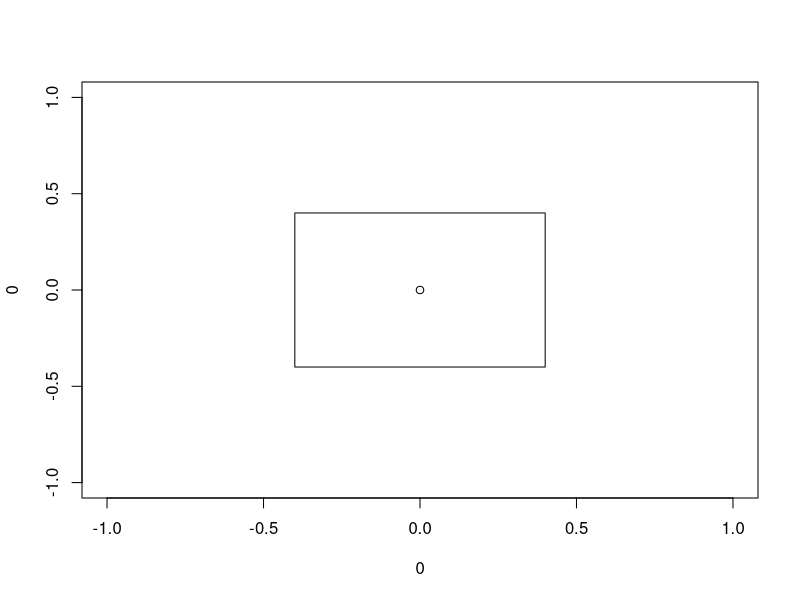

The R source for this figure: (Note: this script raises an error after producing the figure.)

makeSquareHist <- function(xCentre=0,yCentre=0,width=0.4,height=0.4,histMax=0){
  lt <- c(xCentre - width,yCentre - height) + runif(1,max = histMax)
  rt <- c(xCentre + width,yCentre - height) + runif(1,max = histMax)
  rb <- c(xCentre + width,yCentre + height) + runif(1,max = histMax)
  lb <- c(xCentre - width,yCentre + height) + runif(1,max = histMax)
  shape <- rbind(lt,rt,rb,lb)
  return (shape)
}

getHist <- function(histMax) {c(runif(1,max = histMax),
                        runif(1,max = histMax),
                        runif(1,max = histMax),
                        runif(1,max = histMax))}


rotXY = function(x,y,theta,p=0,q=0){
  xP = ((x-p)*cos(theta)) - ((y-q)*sin(theta)) + p
  yP = ((x-p)*sin(theta)) + ((y-q)*cos(theta)) + q
  return (c(xP,yP))
}

rotation <- function(x,thet,p,q){
  t(apply(polyg,1,function(x){rotXY(x[1],x[2],theta = thet,p,q)}))
}


rotXY = function(x,y,theta){
  xP = ((x)*cos(theta)) - ((y)*sin(theta)) 
  yP = ((x)*sin(theta)) + ((y)*cos(theta)) 
  return (c(xP,yP))
}

rotation <- function(x,thet){
  t(apply(polyg,1,function(x){rotXY(x[1],x[2],theta = thet)}))
}


p<-0
q<-0
histeresis <- getHist(0.25)
square <- makeSquareHist(p,q)
squareHist <- square + histeresis


plot(0,0)
polygon(square[,1],square[,2],col = 'transparent')
polygon(squareRot[,1],squareRot[,2],col = 'transparent')

squareRot <- rotation(square,45)
squareRotHist <- squareRot + histeresis

polygon(squareHist[,1],squareHist[,2],col = 'transparent')
polygon(squareRotHist[,1],squareRotHist[,2],col = 'transparent')





plot(0,0)
rep = 0 
while (rep < 10){
  p = sample(seq(-0.75,0.75,.01),1)
  q = sample(seq(-0.75,0.75,.01),1)
  thet <- sample(seq(0,360,5),1)
  maxH = sample(seq(0,.2,.01),1)
  print(c(p,q,thet,rep))
  #####
  polyg <- makeSquareHist(p,q,width = .25,height = .25,histMax = maxH)
  polygon(polyg[,1],polyg[,2],col = 'transparent')
  #####
  rotPoly =  t(apply(polyg,1,function(x){rotXY(x[1],x[2],theta = thet,p = p,q = q)}))
  polygon(rotPoly[,1],rotPoly[,2],col = 'transparent')
  
  # rotPoly =  t(apply(polyg,1,function(x){rotXY(x[1],x[2],theta = thet,p=p,q=q)}))
  # polygon(rotPoly[,1]+q,rotPoly[,2]+p,col = 'transparent')
  points(p,q,pch=3)
  ##
  rep=rep+1


}



plot(0,0)
rep = 0 
while (rep < 20){
  p = sample(seq(-0.75,0.75,.01),1)
  q = sample(seq(-0.75,0.75,.01),1)
  print(c(p,q))
  
  ##
  histeresis <- getHist(0.25)
  square <- makeSquareHist(p,q)
  squareHist <- square + histeresis
  squareRot <- rotation(square,45)
  squareRotHist <- squareRot + histeresis
  
  
  choose <- sample(seq(1:4),1)
  if (choose == 1) polygon(square[,1],square[,2],col = 'transparent')
  if (choose == 2) polygon(squareRot[,1],squareRot[,2],col = 'transparent')
  if (choose == 3) polygon(squareHist[,1],squareHist[,2],col = 'transparent')
  if (choose == 4) polygon(squareRotHist[,1],squareRotHist[,2],col = 'transparent')
  rep=rep+1
}


plot(0,0)
rep = 0 
while (rep < 20){
  p = sample(seq(-0.75,0.75,.01),1)
  q = sample(seq(-0.75,0.75,.01),1)
  print(c(p,q))
  
  ##
  histeresis <- getHist(0.25)
  square <- makeSquareHist(p,q)
  squareHist <- square + histeresis
  squareRot <- rotation(square,45)
  squareRotHist <- squareRot + histeresis
  
  
  choose <- sample(seq(1:4),1)
  if (choose == 1) polygon(square[,1],square[,2],col = 'transparent')
  if (choose == 2) polygon(squareRot[,1],squareRot[,2],col = 'transparent')
  if (choose == 3) polygon(squareHist[,1],squareHist[,2],col = 'transparent')
  if (choose == 4) polygon(squareRotHist[,1],squareRotHist[,2],col = 'transparent')
  rep=rep+1
}



plot(0, 0,
     xlim=c(-1,11),
     ylim=c(-1,11),
     col = "white", xlab = "", ylab = "", axes=F)
for (p in seq(1,10)){
  for (q in seq(1,10)) {
    
    histeresis <- getHist(0.25)
    square <- makeSquareHist(p,q)
    squareHist <- square + histeresis
    
    thet <- sample(seq(0,360,5),1)
    squareRot <- rotation(square,thet,p,q)
    squareRotHist <- squareRot + histeresis
    
    
    choose <- sample(seq(1:4),1)
    if (choose == 1) polygon(square[,1],square[,2],col = 'transparent')
    if (choose == 2) polygon(squareRot[,1],squareRot[,2],col = 'transparent')
    if (choose == 3) polygon(squareHist[,1],squareHist[,2],col = 'transparent')
    if (choose == 4) polygon(squareRotHist[,1],squareRotHist[,2],col = 'transparent')
    rep=rep+1
  }}

